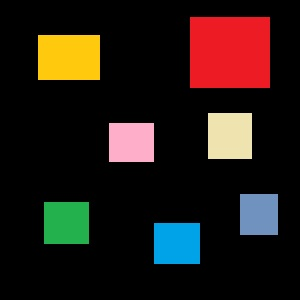
#> input picture Assignment#1/img.jpg, 300 x 300 px, found by its file name; the run also reads 2 pictures not shown here
$ jupyter execute 'Solution Code.ipynb'
#> lines starting #> are read from the running program, lines starting #| are printed output that depends on the picture; after the words box and inside, x2 and y2 are one past the last pixel; in counts of white or black regions, pixels touching at a corner belong together
[cell 1]
import cv2
import numpy as np
import matplotlib.pyplot as plt
import math as m #importing libraries

[cell 2]
path = r'F:\Study\Fall 2021\DIP\Assignments\1\Assignment#1\img.jpg' #image path
img = cv2.imread(path,cv2.IMREAD_COLOR) #reading image by opencv
#> img is the input picture: shape (300, 300, 3); mean B, G, R 20.7, 26.2, 36
img.shape #printing image size

[cell 3]
img=cv2.cvtColor(img,cv2.COLOR_BGR2RGB) #converting to RGB
plt.imshow(img) #output
plt.axis('off')
plt.show()

[cell 4]
def rgb_to_grayscale(image): #function to covert to gray scale
    newimage=np.zeros((image.shape[0],image.shape[1]),np.uint8) #making an empty image to original image size using numpy
    for i in range(len(newimage)):
        for j in range(len(newimage[i])): #nested loops
          newimage[i][j]=image[i][j][0]*0.3+image[i][j][1]*0.59+image[i][j][2]*0.11 #formula to convert RGB image to Grayscale Image
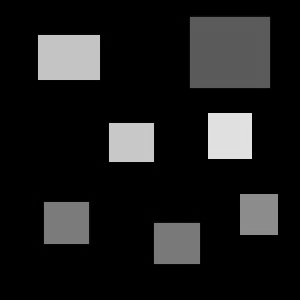
#> newimage: shape (300, 300); min 0, max 229, mean 28.4
    return newimage    #returning grey scale image

[cell 5]
#Q1(a)
img1=np.zeros((img.shape[0],img.shape[0],3),np.uint8) #making an empty image to original image size using numpy
img1[:,:,0]=img[:,:,0] #copying image to new variable
img1[:,:,1]=img[:,:,1] #copying image to new variable
img1[:,:,2]=img[:,:,2] #copying image to new variable
greyimage=rgb_to_grayscale(img1) #calling grey scale function defined above
plt.imshow(greyimage,cmap='gray') #showing greyscale image
plt.axis('off')
plt.show()
greyimage.shape

[cell 6]
plt.imshow(img[25:80,190:260]) #extracting red object from original image by cropping
plt.axis('off')
plt.show()
img[25:80,190:260] #pixel values of red object

[cell 7]
#Q1(b)
#Red
img4=np.zeros((img1.shape[0],img1.shape[0],3),np.uint8) #making an empty image to original image size using numpy
img4[:,:,0]=img1[:,:,0] #copying image to new variable
img4[:,:,1]=img1[:,:,1] #copying image to new variable
img4[:,:,2]=img1[:,:,2] #copying image to new variable
img5=np.zeros((img4.shape[0],img4.shape[0],3),np.uint8) #making an empty image to original image size using numpy
pix=0 #variable to count total number of pixels in an object ie red object
row=1 #row number where red object detection started
column=1 #column number where red object detection started
check=0 #variable to only put values in row, column variables once in loop
list1=img4[25:80,190:260,0] #intensities of Red ie first channel pixels from original image specific range
list2=img4[25:80,190:260,1] #intensities of Green ie secong channel pixels from original image specific range
list3=img4[25:80,190:260,2] #intensities of Blue ie third channel pixels from original image specific range
for i in range(len(img4)):
    for j in range(len(img4[i])): #nested loop
        if ((img4[i,j,0] in list1) and (img4[i,j,1] in list2) and (img4[i,j,2] in list3)): #comparing original image red pixel values with list1 and green pixel values with list2 and blue pixel values with list3
            img5[i,j,0]=255 #if comparison is true then make that pixel white in copied image
            img5[i,j,1]=255 #if comparison is true then make that pixel white in copied image
            img5[i,j,2]=255 #if comparison is true then make that pixel white in copied image
            pix=pix+1 #if comparison is true then counting number of pixels
            if(check==0): #if check variabe is 0 then enter the if condition
                row=i #row number where red object detection started
                column=j #column number where red object detection started
                check=1 #after this, if condition will never run again
        else:
            img5[i,j,0]=0 #if comparison is fales then make that pixel black in copied image
            img5[i,j,1]=0 #if comparison is fales then make that pixel black in copied image
            img5[i,j,2]=0 #if comparison is fales then make that pixel black in copied image
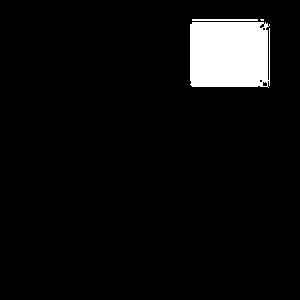
#> img5: shape (300, 300, 3); 5.8% white; 3 white regions (1 under 20 px), largest, box (x1, y1, x2, y2) and area: (190, 22, 270, 88) 5078, (192, 19, 258, 21) 132
#> after the loop, check = 1; column = 192; pix = 5217; row = 19
pix1=str(pix) #converting pix variable to string
#> pix1 = '5217'
font = cv2.FONT_HERSHEY_SIMPLEX #font type to show number of pixel
cv2.putText(img5,pix1,(column,row+25), font, 0.6, (0, 0, 0), 2, cv2.LINE_AA) #opecv function to number of pixels inside the white region in img5, img5 contains identified object
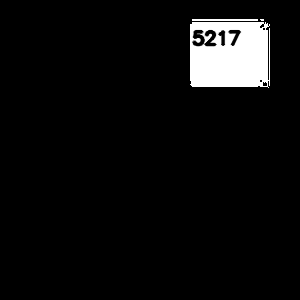
#> img5: shape (300, 300, 3); 0.66% of pixels changed, all inside (x1, y1, x2, y2) = (191, 29, 242, 47)
plt.imshow(img5) #showing img5 after object identification
plt.axis('off')
plt.show()

[cell 8]
plt.imshow(img)

[cell 9]
#above code comments are valid line by line in this code also
plt.imshow(img4[208:240,48:88])
plt.axis('off')
plt.show()
img4[208:240,48:80]

[cell 10]
#Q1(b)
#Green
#above code comments are valid line by line in this code also
img6=np.zeros((img4.shape[0],img4.shape[0],3),np.uint8)
pix=0
row=1
column=1
check=0
list1=img4[208:240,48:80,0]
#> list1: shape (32, 32); every value is 35
list2=img4[208:240,48:80,1]
#> list2: shape (32, 32); every value is 177
list3=img4[208:240,48:80,2]
#> list3: shape (32, 32); every value is 77
for i in range(len(img4)):
    for j in range(len(img4[i])):
        if ((img4[i,j,0] in list1) and (img4[i,j,1] in list2) and (img4[i,j,2] in list3)):
            img6[i,j,0]=255
            img6[i,j,1]=255
            img6[i,j,2]=255
            pix=pix+1
            if(check==0):
                row=i
                column=j
                check=1
        else:
            img6[i,j,0]=0
            img6[i,j,1]=0
            img6[i,j,2]=0
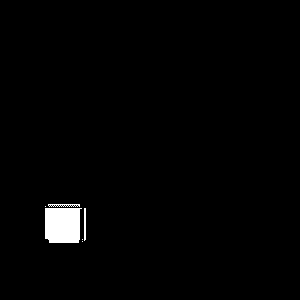
#> img6: shape (300, 300, 3); 1.5% white; 6 white regions (3 under 20 px), largest, box (x1, y1, x2, y2) and area: (45, 208, 82, 243) 1209, (48, 204, 80, 207) 65, (84, 208, 86, 241) 65
#> after the loop, check = 1; column = 48; pix = 1342; row = 204
pix1=str(pix)
#> pix1 = '1342'
font = cv2.FONT_HERSHEY_SIMPLEX
cv2.putText(img6,pix1,(column,row+20), font, 0.6, (0, 0, 255), 2, cv2.LINE_AA)
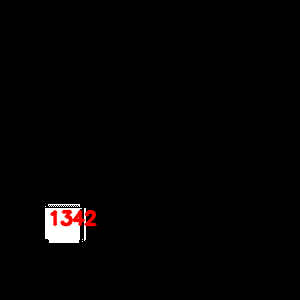
#> img6: shape (300, 300, 3); 0.65% of pixels changed, all inside (x1, y1, x2, y2) = (49, 209, 97, 227); drawn as B, G, R
plt.imshow(img6)
plt.axis('off')
plt.show()

[cell 11]
#above code comments are valid line by line in this code also
plt.imshow(img4[230:260,160:190])
plt.axis('off')
plt.show()
img4[230:260,160:190]

[cell 12]
#Q1(b)
#Sky Blue
#above code comments are valid line by line in this code also
img7=np.zeros((img4.shape[0],img4.shape[0],3),np.uint8)
pix=0
row=1
column=1
check=0
list1=img4[230:260,160:190,0]
#> list1: shape (30, 30); every value is 0
list2=img4[230:260,160:190,1]
#> list2: shape (30, 30); values 162 (black) and 163 (white), 96.9% white; black in thin lines or dots, all inside (x1, y1, x2, y2) = (2, 28, 29, 30)
list3=img4[230:260,160:190,2]
#> list3: shape (30, 30)
for i in range(len(img4)):
    for j in range(len(img4[i])):
        if ((img4[i,j,0] in list1) and (img4[i,j,1] in list2) and (img4[i,j,2] in list3)):
            img7[i,j,0]=255
            img7[i,j,1]=255
            img7[i,j,2]=255
            pix=pix+1
            if(check==0):
                row=i
                column=j
                check=1
        else:
            img7[i,j,0]=0
            img7[i,j,1]=0
            img7[i,j,2]=0
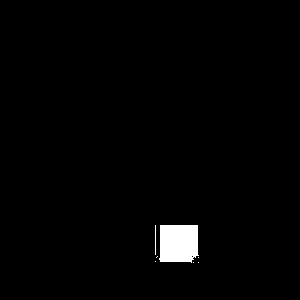
#> img7: shape (300, 300, 3); 1.6% white; 7 white regions (5 under 20 px), largest, box (x1, y1, x2, y2) and area: (159, 225, 199, 263) 1383, (155, 225, 156, 255) 30
#> after the loop, check = 1; column = 155; pix = 1419; row = 225
pix1=str(pix)
#> pix1 = '1419'
font = cv2.FONT_HERSHEY_SIMPLEX
cv2.putText(img7,pix1,(column,row+20), font, 0.6, (0, 0, 255), 2, cv2.LINE_AA)
#> img7: shape (300, 300, 3); 0.59% of pixels changed, all inside (x1, y1, x2, y2) = (156, 230, 204, 248)
plt.imshow(img7)
plt.axis('off')
plt.show()

[cell 13]
#above code comments are valid line by line in this code also
plt.imshow(img4[130:160,110:150])
plt.axis('off')
plt.show()
img4[130:160,110:150]

[cell 14]
#Q1(b)
#pink
#above code comments are valid line by line in this code also
img8=np.zeros((img4.shape[0],img4.shape[0],3),np.uint8)
pix=0
row=1
column=1
check=0
list1=img4[130:160,110:150,0]
#> list1: shape (30, 40)
list2=img4[130:160,110:150,1]
#> list2: shape (30, 40)
list3=img4[130:160,110:150,2]
#> list3: shape (30, 40); every value is 201
for i in range(len(img4)):
    for j in range(len(img4[i])):
        if ((img4[i,j,0] in list1) and (img4[i,j,1] in list2) and (img4[i,j,2] in list3)):
            img8[i,j,0]=255
            img8[i,j,1]=255
            img8[i,j,2]=255
            pix=pix+1
            if(check==0):
                row=i
                column=j
                check=1
        else:
            img8[i,j,0]=0
            img8[i,j,1]=0
            img8[i,j,2]=0
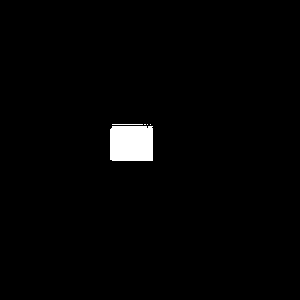
#> img8: shape (300, 300, 3); 1.7% white; 5 white regions (3 under 20 px), largest, box (x1, y1, x2, y2) and area: (110, 126, 153, 161) 1495, (112, 124, 143, 125) 31
#> after the loop, check = 1; column = 112; pix = 1530; row = 124
pix1=str(pix)
#> pix1 = '1530'
font = cv2.FONT_HERSHEY_SIMPLEX
cv2.putText(img8,pix1,(column-34,row+20), font, 0.6, (0, 0, 255), 2, cv2.LINE_AA)
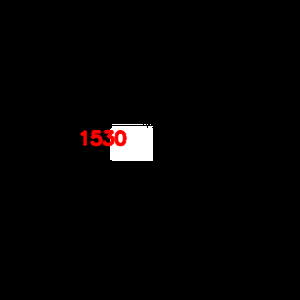
#> img8: shape (300, 300, 3); 0.71% of pixels changed, all inside (x1, y1, x2, y2) = (79, 129, 128, 147); drawn as B, G, R
plt.imshow(img8)
plt.axis('off')
plt.show()

[cell 15]
#above code comments are valid line by line in this code also
plt.imshow(img4[120:150,210:250])
plt.axis('off')
plt.show()
img4[120:150,210:250]

[cell 16]
#Q1(b)
#skin
#above code comments are valid line by line in this code also
img9=np.zeros((img4.shape[0],img4.shape[0],3),np.uint8)
pix=0
row=1
column=1
check=0
list1=img4[120:150,210:250,0]
list2=img4[120:150,210:250,1]
list3=img4[120:150,210:250,2]
for i in range(len(img4)):
    for j in range(len(img4[i])):
        if ((img4[i,j,0] in list1) and (img4[i,j,1] in list2) and (img4[i,j,2] in list3)):
            img9[i,j,0]=255
            img9[i,j,1]=255
            img9[i,j,2]=255
            pix=pix+1
            if(check==0):
                row=i
                column=j
                check=1
        else:
            img9[i,j,0]=0
            img9[i,j,1]=0
            img9[i,j,2]=0
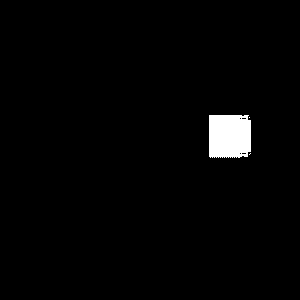
#> img9: shape (300, 300, 3); 1.9% white; 3 white regions (2 under 20 px), largest, box (x1, y1, x2, y2) and area: (209, 115, 251, 158) 1737
#> after the loop, check = 1; column = 209; pix = 1740; row = 115
pix1=str(pix)
#> pix1 = '1740'
font = cv2.FONT_HERSHEY_SIMPLEX
cv2.putText(img9,pix1,(column,row+30), font, 0.6, (0, 0, 255), 2, cv2.LINE_AA)
#> img9: shape (300, 300, 3); 0.61% of pixels changed, all inside (x1, y1, x2, y2) = (210, 130, 259, 148)
plt.imshow(img9)
plt.axis('off')
plt.show()

[cell 17]
plt.imshow(img4[200:235,240:270])
plt.axis('off')
plt.show()
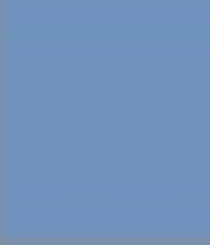
#> shown: shape (35, 30, 3) (shown 7 times larger); mean R, G, B 112.7, 145.9, 189.7
img4[200:235,240:270]

[cell 18]
#Q1(b)
#light blue
#above code comments are valid line by line in this code also
img10=np.zeros((img4.shape[0],img4.shape[0],3),np.uint8)
pix=0
row=1
column=1
check=0
list1=img4[200:235,240:270,0]
#> list1: shape (35, 30)
#> (the rest of the program and of its run is left out)
